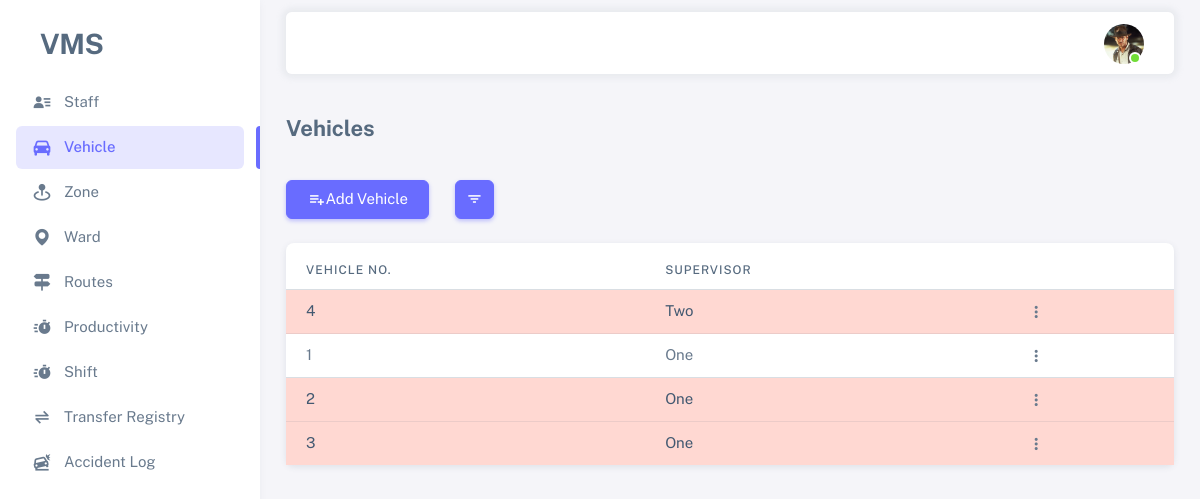
Page / (signed in) on the earlier database version.
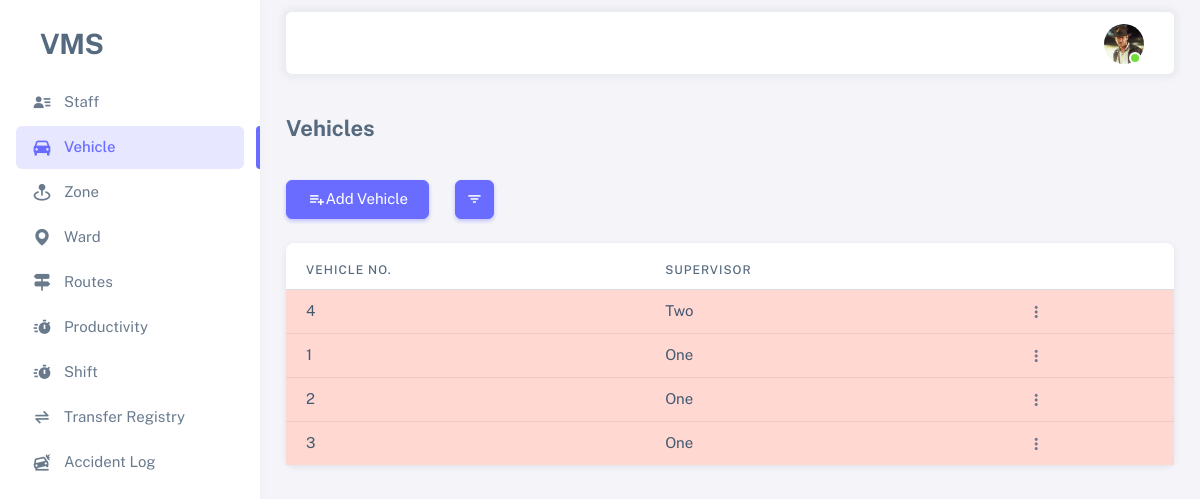
Same page on the later database version.
### vms_app/models.py (models this page shows, shortened)
class Vehicle(models.Model):
    vehicle_number = models.CharField(max_length=100, unique=True)
    is_active = models.BooleanField(default=True)
    is_working = models.BooleanField(default=False)
    supervisor = models.ForeignKey(Employee, on_delete=models.SET_NULL, null=True, blank=True,
                                   related_name='vehicle_supervised_by', limit_choices_to={'is_active': True})
    load_estimation = models.IntegerField(default=1000)  # in kg
    remark = models.TextField(null=True, blank=True)
    created_by = models.ForeignKey(Employee, on_delete=models.SET_NULL, null=True, blank=True,
                                   related_name='vehicle_created_by')
    created_on = models.DateTimeField(auto_now_add=True)
    updated_by = models.ForeignKey(Employee, on_delete=models.SET_NULL, null=True, blank=True,
                                   related_name='vehicle_updated_by')
    updated_on = models.DateTimeField(auto_now=True)
    zone = models.ForeignKey(Zone, related_name='zone_vehicles_set',
                             on_delete=models.PROTECT, null=True, blank=True)
    workshop = models.ForeignKey(Workshop, related_name='workshop_vehicles_set',
                                 on_delete=models.PROTECT, null=True, blank=True)
    register_number = models.CharField(max_length=50, null=True, blank=True, unique=True)
    chassis_number = models.CharField(max_length=50, null=True, blank=True)
    vehicle_model = models.CharField(max_length=50, null=True, blank=True)
    type = models.CharField(max_length=50, null=True, blank=True)
    engine_number = models.CharField(max_length=50, null=True, blank=True)
    fc_date = models.DateField(null=True, blank=True)
    insurance = models.DateField(null=True, blank=True)
    puc = models.DateField(null=True, blank=True)  # pollution under control certificate expiry date

class Employee(AbstractBaseUser, PermissionsMixin):
    id = models.UUIDField(primary_key=True, editable=False, unique=True, default=uuid.uuid4)
    name = models.CharField(max_length=100)
    image = models.ImageField(upload_to='profiles/', null=True, blank=True)
    employee_id = models.CharField(max_length=100, unique=True)
    is_active = models.BooleanField(default=True)
    is_staff = models.BooleanField(default=True)
    is_superuser = models.BooleanField(default=False)
    contact = models.CharField(max_length=255)
    address = models.TextField()
    remark = models.TextField(null=True, blank=True)
    objects = EmployeeManager()
    USERNAME_FIELD = 'employee_id'
    REQUIRED_FIELDS = ['name']
    def __str__(self) -> str:
        return self.name

### vms_app/views.py (the view)
# urls.py: 2. Add a URL to urlpatterns:  path('', views.home, name='home')
@login_required(login_url='login')
@active_required
def home(request):
    queries = {
        "active": {"is_active": True},
        "in_active": {"is_active": False},
        "working": {"is_working": True, "is_active": True},
        "not_working": {"is_working": False, "is_active": True},
    }
    vehicles = Vehicle.objects.filter(**queries["active"])
    query = request.GET.get("query", None)
    if query and query in queries:
        vehicles = Vehicle.objects.filter(**queries[query])
    context = {
        "vehicles": vehicles,
        "menu": "menu-vehicle"
    }
    return render(request, 'vms_app/vehicles_list.html', context)

### vms_app/templates/vms_app/vehicles_list.html (shortened to what this page needs)
{% extends "base.html" %}
{% block content %}
<h4 class="fw-bold py-3 mb-4">Vehicles</h4>
<div class="row">
    <div class="col-auto">
        <a href="{% url "add_vehicle" %}" class="btn btn-primary">
            <span class="tf-icons bx bx-list-plus"></span> Add Vehicle
        </a>
    </div>
    <div class="col-auto">
        <button type="button" class="btn btn-primary btn-icon dropdown-toggle hide-arrow" data-bs-toggle="dropdown" aria-expanded="false">
            <i class="bx bx-filter"></i>
        </button>
    </div>
</div>
<div class="card mt-4">
    <div class="table-responsive text-nowrap mt-2">
        <table class="table">
            <thead>
                <tr>
                    <th>Vehicle No.</th>
                    <th>Supervisor</th>
                    <th></th>
                </tr>
            </thead>
            <tbody class="table-border-bottom-0">
                {% for vehicle in vehicles %}
                <tr {% if not vehicle.is_working %}class="table-danger"{% endif %}>
                    <td>{{vehicle.vehicle_number}}</td>
                    <td>{{vehicle.supervisor}}</td>
                    <td>
                        {% if request.user.is_superuser %}
                        <div class="dropdown">
                            <button type="button" class="btn p-0 dropdown-toggle hide-arrow" data-bs-toggle="dropdown">
                              <i class="bx bx-dots-vertical-rounded"></i>
                            </button>
                        </div>
                        {% else %}
                            <a href="{% url "edit_vehicle" vehicle.id %}" class="btn btn-sm btn-icon btn-primary">
                                <span class="tf-icons bx bxs-pencil"></span>
                            </a>
                        {% endif %}
                    </td>
                </tr>
                {% endfor %}
            </tbody>
        </table>
    </div>
</div>
{% endblock content %}

Differences in the rows shown:
changed Vehicle (number 2 of 4 on the later page): is_working True → False (drawn)
